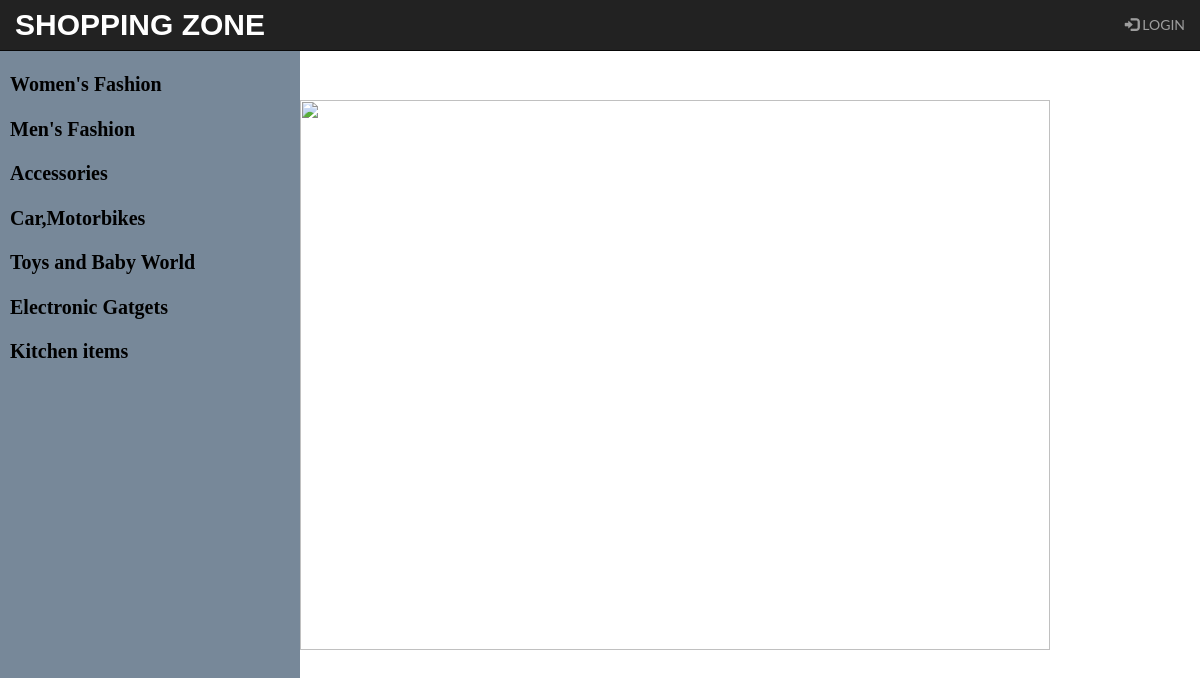
The page /home on the database its author committed.
### Database_Set.py (models this page shows, shortened)
class Shopping(Base):
    __tablename__ = 'shopping'
    id = Column(Integer, primary_key=True)
    name = Column(String(250), nullable=False)
    user_id = Column(Integer, ForeignKey('user.id'))
    user = relationship(User, backref="shopping")

### main.py (the view)
@app.route('/')
@app.route('/home')
def home():
    mve_dg = session.query(Shopping).all()
    return render_template('myhome.html', mve_dg=mve_dg)

### templates/myhome.html (shortened to what this page needs)
{% include 'nav.html' %}
<div class="main">
{% block content %}
	<div>
		<img style="width: 750px; height: 550px" src="https://media.istockphoto.com/photos/man-at-the-shopping-picture-id868718238?k=6&m=868718238&s=612x612&w=0&h=ZUPCx8Us3fGhnSOlecWIZ68y3H4rCiTnANtnjHk0bvo=">
	</div>
{% endblock content %}
</div>

### templates/nav.html (shortened to what this page needs)
<!DOCTYPE html>
<html lang="en">
<head>
  <link rel="stylesheet" href="https://maxcdn.bootstrapcdn.com/bootstrap/3.3.7/css/bootstrap.min.css">
</head>
<body>
<nav class="navbar navbar-inverse  navbar-fixed-top">
  <div class="container-fluid">
    <div class="navbar-header">
      <a class="navbar-brand" style="font-weight:bolder;font-size:30px;font-family:Comic Sans MS, cursive, sans-serif;color:white" href="{{ url_for('home') }}">SHOPPING ZONE</a>
    </div>
    <ul class="nav navbar-nav navbar-right">
      {% if 'username' in session %}
            <li><button class="btn btn-warning mr-sm-2" style="margin-top: 5px;background-color:LightSlateGray"><a style="color:white;font-weight:bold "href="{{ url_for('addShopCategory')}}">ADD SHOPPING CATEGORY</a></button></li>
            <li style="margin: 10px;"><p class="text-primary mr-sm-2">{{ session.username }}</p></li>
            <li><a href="{{ url_for('logout')}}"><span class="glyphicon glyphicon-log-in"></span> LOGOUT</a></li>
      {% else %}
            <li><a href="{{ url_for('showLogin')}}"><span class="glyphicon glyphicon-log-in"></span> LOGIN</a></li>
      {% endif %}
    </ul>
  </div>
</nav>
<div class="sidenav">
  <table>
      {% for mv in mve_dg %}
      <tr>
          <td><a href="{{ url_for('shopBrand',mvid=mv.id)}}">{{mv.name}}</a></td>
        </tr>
      {% endfor %}
  </table>
</div>
</body>
</html>

### templates/nav.html (style rules this page uses)
body { font-family: "Lato", sans-serif; }
.sidenav { height: 100%; width: 300px; position: fixed; z-index: 1; top: 40px; left: 0; background-color: LightSlateGray; overflow-x: visible; padding-top: 20px; }
.sidenav a { padding: 10px 6px 6px 10px; text-decoration: none; font-weight:bold; font-family: "Times New Roman", Times, serif; font-size: 20px; color: black; display: block; }
.main { margin-left: 300px; }

### rows shown on the page
Shopping: name "Women's Fashion"
Shopping: name "Men's Fashion"
Shopping: name "Accessories"
Shopping: name "Car,Motorbikes"
Shopping: name "Toys and Baby World"
Shopping: name "Electronic Gatgets"
Shopping: name "Kitchen items"
